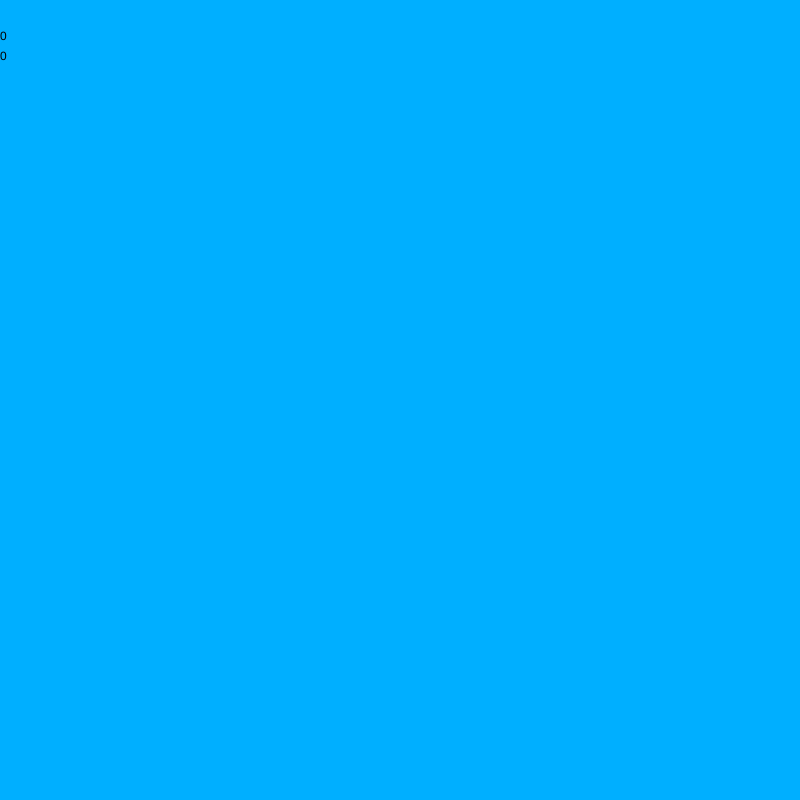
Frame 1 (no input)
Frame 60 (no input): identical to frame 1, image omitted
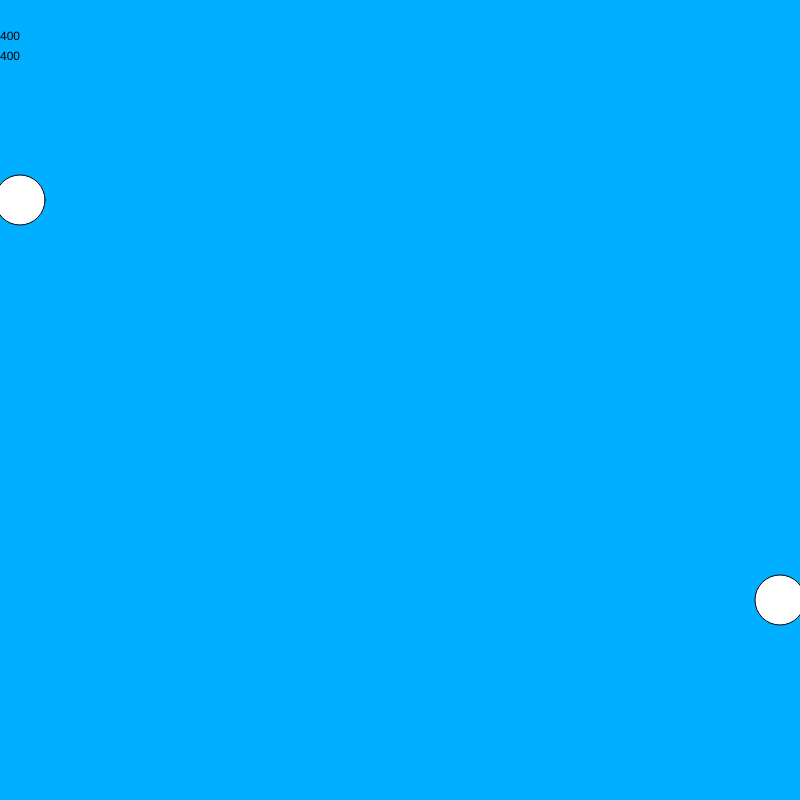
Frame 120 (the mouse pressed at the canvas centre since frame 60)

The p5.js sketch that drew these frames (run headless with seeded random() and noise() and a simulated clock; from frame 60 on, the mouse is pressed at the canvas centre):

// p5.js sketch
// ── sketch.js
let MovementRight = -100 //mijn variabele MovementRight, met -100 als startgetal
let MovementLeft = 900 //mijn variabele MovementLeft, met 900 als startgetal
function setup() {
  createCanvas(800, 800);
}

function draw() {
  background("#00AFFF");
  MovementRight++ //voeg 1 aan de waarde van MovementRight voor elke frame
  MovementLeft -- //trek 1 af van de waarde van MovementLight voor elke frame
  if(MovementRight > 900){ //als de waarde van MovementRight boven de 900 is,
    MovementRight = -100   //dan springt de waarde terug naar het begingetal,
  }
  if(MovementLeft < -100){ //als de waarde van MovementLeft onder de -100 is,
    MovementLeft = 900   //dan springt de waarde terug naar het begingetal.
  }
  circle(MovementRight, 200, 50)
  circle(MovementLeft, 600, 50)
  text(mouseX, 0, 40)
  text(mouseY, 0, 60)
}
